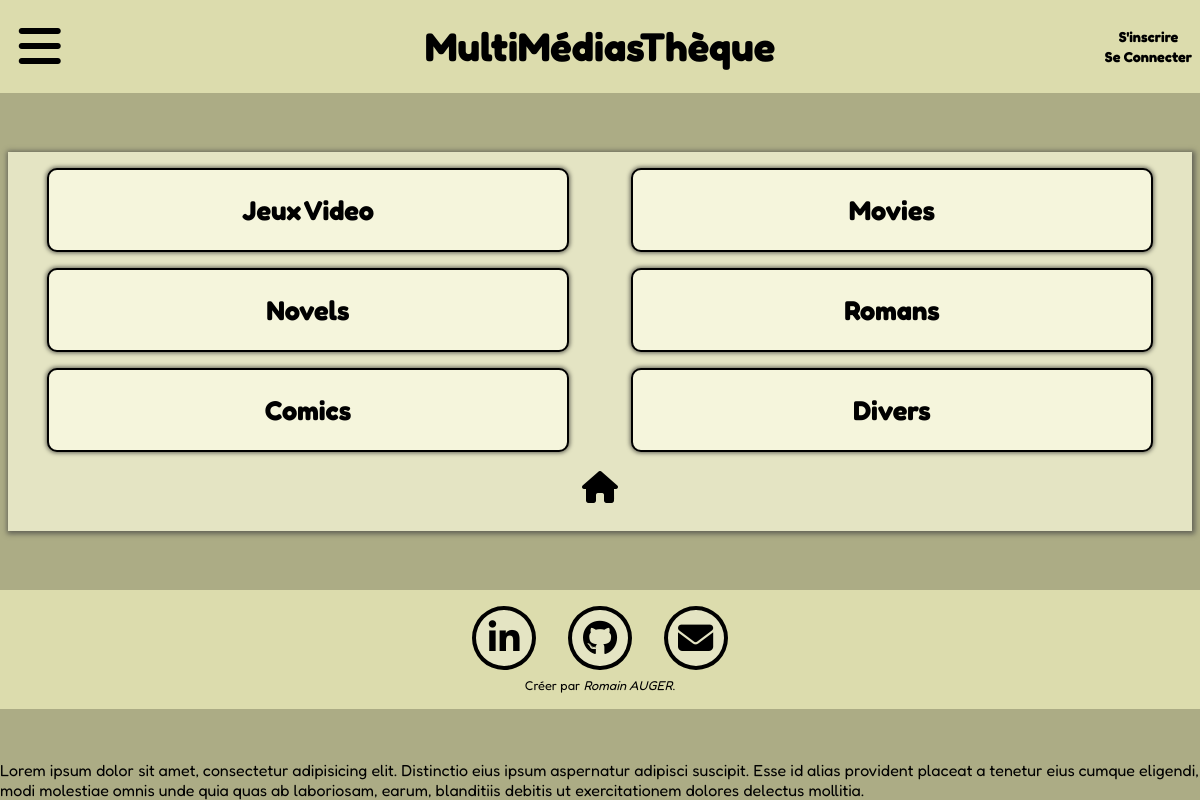
/?page=forums_category, run on an earlier commit of the app's database.
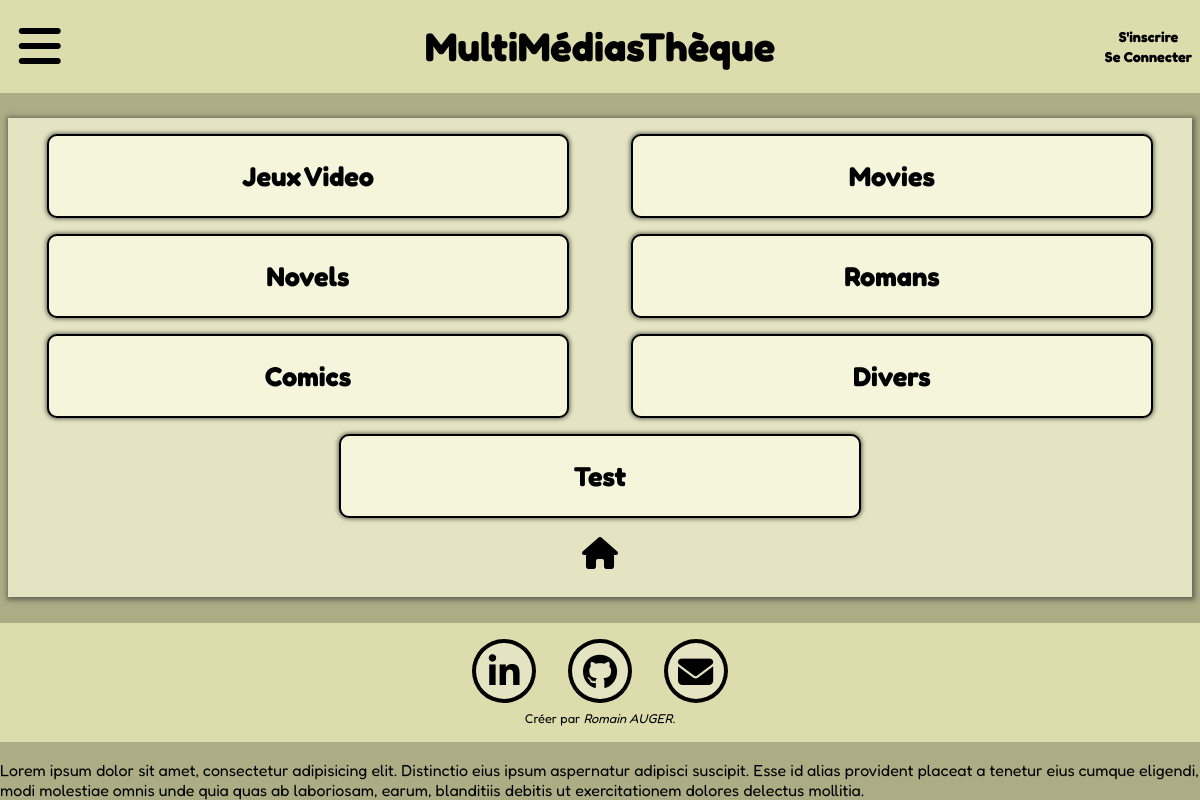
And on a later commit of the database.
### tables this page shows
CREATE TABLE "Categories" (
	"Id"	INTEGER,
	"Categorie_name"	TEXT,
	PRIMARY KEY("Id" AUTOINCREMENT)
);

### index.php (called while the page is built, shortened)
<?php
require "Models/Category.php";
require "Models/CategoryManager.php";
require "Views/layout.php";
?>

### Controls/forums_category_controller.php (called while the page is built, shortened)
<?php
    $bddPDO = new PDO('sqlite:Private/DataBase/Project_Database.db');
    $bddPDO->setAttribute(PDO::ATTR_ERRMODE, PDO::ERRMODE_EXCEPTION);
    $categories_manager = new CategorieManager($bddPDO);
    require "Views/forums_category.php"
?>

### Models/CategoryManager.php (called while the page is built, shortened)
<?php
class CategorieManager{
    private $bddPDO;
    public function __construct(PDO $bddPDO) {
        $this->bddPDO = $bddPDO;
    }
    public function selectCategorie(){
        $query = $this->bddPDO->query("SELECT * FROM Categories");
        $query->setFetchMode(PDO::FETCH_CLASS  | PDO::FETCH_PROPS_LATE, "Categorie" );
        $ListCategories = $query -> fetchAll();
        return $ListCategories;
    }
}
?>

### Models/Category.php (called while the page is built, shortened)
<?php
class Categorie {
    private $errors = [],
    $Id,
    $Categorie_name;
    public function getId(){
        return $this->Id;
    }
    public function getCategorie_name(){
        return $this->Categorie_name;
    }
}
?>

### Views/forums_category.php (the view)
<section class="forum_category">
    <article>
        <?php foreach ($categories_manager->selectCategorie() as $categorie) : ?>
            <p><a href="?page=forums_chatrooms&Id=<?= ($categorie->getId()) ?>" title="forums"><?= $categorie->getCategorie_name(); ?></a></p>
        <?php endforeach ?>
    </article>
    <p class="button_home"><a href="?page=home" title="home"><i class="fa-solid fa-house"></i></a></p>
</section>

What changed in the data, as far as the page shows it:
added categories: Categorie_name "Test"
